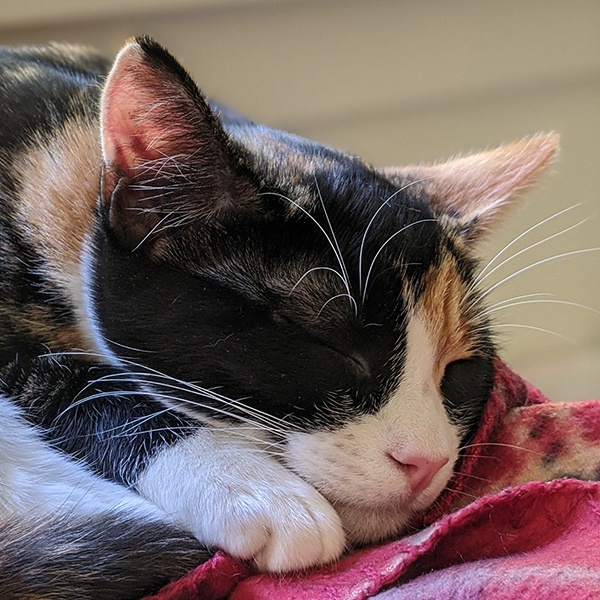
#> input picture data/beans.jpg, 600 x 600 px
$ jupyter execute --allow-errors day09_gradients.ipynb   (shell and % lines are left out)
#> lines starting #> are read from the running program, lines starting #| are printed output that depends on the picture
# Day 9: Gradients and Downsampling

##### Goals

- Get a feel for what sorts of operations can be accomplished with linear filtering
- Come up with good gradient operators (Sobel filters)
- Learn how to resize images

[cell 1]
# boilerplate setup

# Library imports
import math
import numpy as np
import matplotlib.pyplot as plt
import cv2

[cell 2]
# Sample image to practice with
def getbeans(width=None, sigma=0, imgfile="../data/beans.jpg"):
#> called with width = 80, sigma = 0.05, imgfile = '../data/beans.jpg'
    beans_bgr = cv2.imread(imgfile)
#> beans_bgr is the input picture: shape (600, 600, 3); mean B, G, R 95.1, 98.6, 115.9
    beans = cv2.cvtColor(beans_bgr, cv2.COLOR_BGR2GRAY)
    beans = beans.astype(np.float32) / 255.0
    if width is not None:
        height = int(beans.shape[0] * width / beans.shape[1])
#> height = 80
        beans = cv2.resize(beans, (width, height))
#> beans: shape (80, 80) float32
    if sigma > 0:
        beans = beans + np.random.randn(*beans.shape) * sigma
    return beans

beans = getbeans(width=80, sigma=0.05)
plt.imshow(beans, cmap='gray');

It's easy to filter an image in OpenCV with `cv.filter2D`. What can we do with filtering?

[cell 3]
# silly filters
f = np.array(
    [[0, 0, 0],
     [0, 0, 0],
     [0, 0, 0]]
)
# f = np.array(
#     [[0, 0, 0],
#      [0, 1, 0],
#      [0, 0, 0]]
# )
# f = np.ones((5, 5))
# f = np.array(
#     [[0, 0, 0],
#      [1, 0, 0],
#      [0, 0, 0]]
# )
# f = np.array([[0,0,0,0,0,0,0,0,1]])


beans_filtered = cv2.filter2D(src=beans, ddepth=-1, kernel=f, borderType=cv2.BORDER_CONSTANT)
#> beans_filtered: shape (80, 80) float64; every value is 0
beans_filtered = np.clip(beans_filtered, 0, 1)
fig, ax = plt.subplots(1, 2, figsize=(10, 5))
ax[0].imshow(beans, cmap='gray')
ax[0].set_title('Original Image')
ax[1].imshow(beans_filtered, cmap='gray')
ax[1].set_title('Filtered Image');
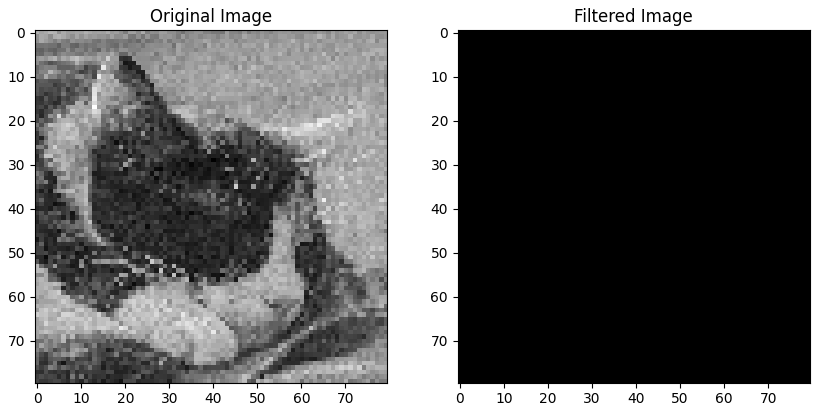
#> figure drawn by matplotlib, 2 panels

OpenCV lets you choose how to handle borders. The [documentation](https://opencv24-python-tutorials.readthedocs.io/en/latest/py_tutorials/py_core/py_basic_ops/py_basic_ops.html#making-borders-for-images-padding) is a bit hard to find.

[cell 4]
border_types = [cv2.BORDER_CONSTANT, cv2.BORDER_REPLICATE, cv2.BORDER_REFLECT]

# box averaging
f = np.ones((5, 5)) / 25.0
# f = np.array([[0,0,0,0,0,0,0,1]])

beans = getbeans(width=40)
fig, axarr = plt.subplots(1, len(border_types), figsize=(12, 4))
for i, border_type in enumerate(border_types):
    beans_filtered = cv2.filter2D(src=beans, ddepth=-1, kernel=f, borderType=border_type)
    beans_filtered = np.clip(beans_filtered, 0, 1)
    axarr[i].imshow(beans_filtered, cmap='gray')
plt.show()

### Useful filters: Gradients, blurs, sharpening

[cell 5]
# 2D Gaussian filter
gauss1d = cv2.getGaussianKernel(ksize=5, sigma=1)
gauss2d = gauss1d @ gauss1d.T  # outer product

beans = getbeans(width=20, sigma=0.02) # a little noise
beans_blurred = cv2.filter2D(src=beans, ddepth=-1, kernel=gauss2d, borderType=cv2.BORDER_REPLICATE)
# but this is more efficient:
# beans_blurred = cv2.GaussianBlur(src=beans, ksize=(5, 5), sigmaX=1, borderType=cv2.BORDER_REPLICATE)

Let's work towards edge detection. Let's write an *image derivative* kernel.

[cell 6]
# why doesn't it need to be square?
# (we still like odd-sized kernels though)
kernel = np.array([[0, 1, -1]])

# what about this?
# kernel = np.array([[1, 0, -1]])

beans = getbeans(width=80, sigma=0) # no noise
beans_filtered = cv2.filter2D(src=beans, ddepth=-1, kernel=kernel, borderType=cv2.BORDER_REPLICATE)
fig, axarr = plt.subplots(1, 2, figsize=(10, 5))
axarr[0].imshow(beans, cmap='gray')
axarr[0].set_title('Original Image')
axarr[1].imshow(beans_filtered, cmap='gray')
axarr[1].set_title('Filtered Image');

# That was an x-axis derivative.
# What about y derivatives?

Fun math fact: differentiating white noise doesn't work very well. See what happens with beans:

[cell 7]
kernel = np.array([[1, 0, -1]])

beans = getbeans(width=80, sigma=0.05) # moderate noise
beans_filtered = cv2.filter2D(src=beans, ddepth=-1, kernel=kernel, borderType=cv2.BORDER_REPLICATE)
fig, axarr = plt.subplots(1, 2, figsize=(10, 5))
axarr[0].imshow(beans, cmap='gray')
axarr[0].set_title('Original Image')
axarr[1].imshow(beans_filtered, cmap='gray')
axarr[1].set_title('Filtered Image');

Noise and edges look the same to our derivative filter.

Idea: blur a little first, and then take a derivative.

[cell 8]
blur_kernel = np.array(
    [[1, 2, 1],
     [2, 4, 2],
     [1, 2, 1]]
) / 16.0
dx_kernel = np.array([[1, 0, -1]])

beans = getbeans(width=80, sigma=0.05) # moderate noise
beans_blur = cv2.filter2D(src=beans, ddepth=-1, kernel=kernel, borderType=cv2.BORDER_REPLICATE)
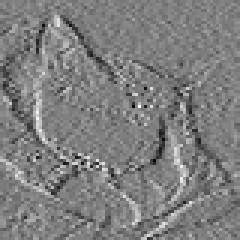
#> beans_blur: shape (80, 80) float64 (shown 3 times larger); min -0.799, max 0.795, mean -0.00657; drawn with min black and max white
beans_dx = cv2.filter2D(src=beans_blur, ddepth=-1, kernel=dx_kernel, borderType=cv2.BORDER_REPLICATE)
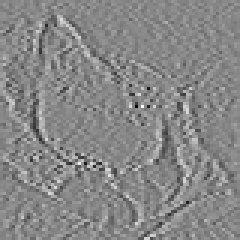
#> beans_dx: shape (80, 80) float64 (shown 3 times larger); min -1.59, max 1.4, mean 5.2e-05; drawn with min black and max white
fig, axarr = plt.subplots(1, 2, figsize=(10, 5))
axarr[0].imshow(beans, cmap='gray')
axarr[0].set_title('Original Image')
axarr[1].imshow(beans_filtered, cmap='gray')
axarr[1].set_title('Filtered Image');
#> in getbeans (call 7), `beans = beans + np.random.randn(*beans.shape) * sigma`:
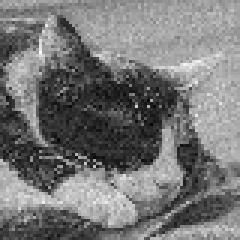
#> beans: shape (80, 80) float64 (shown 3 times larger); min -0.132, max 1.02, mean 0.405; drawn with min black and max white

[cell 9]
sobel_x = cv2.filter2D(blur_kernel, -1, dx_kernel, borderType=cv2.BORDER_CONSTANT)
print(sobel_x)

Often, the Sobel filters are written like this:

$$ \mathbf{S}_x = \begin{bmatrix} -1 & 0 & 1 \\ -2 & 0 & 2 \\ -1 & 0 & 1 \\ \end{bmatrix} \quad \mathrm{and} \quad \mathbf{S}_y = \begin{bmatrix} -1 & -2 & -1 \\ 0 & 0 & 0 \\ 1 & 2 & 1 \\ \end{bmatrix}$$

[cell 10]
# plot beans with both filters
def plot_sobels(img):
    sobel_x = np.array([[-1, 0, 1],
                        [-2, 0, 2],
                        [-1, 0, 1]])
    sobel_y = sobel_x.T

    # apply filters
    img_sobel_x = cv2.filter2D(src=img, ddepth=-1, kernel=sobel_x, borderType=cv2.BORDER_REPLICATE)
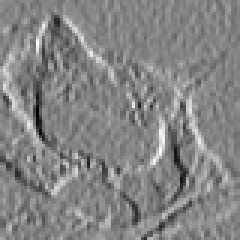
#> img_sobel_x: shape (80, 80) float64 (shown 3 times larger); min -2.51, max 2.37, mean 0.0246; drawn with min black and max white
    img_sobel_y = cv2.filter2D(src=img, ddepth=-1, kernel=sobel_y, borderType=cv2.BORDER_REPLICATE)
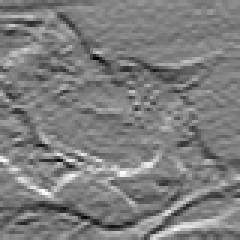
#> img_sobel_y: shape (80, 80) float64 (shown 3 times larger); min -2.45, max 2.47, mean -0.0189; drawn with min black and max white

    fig, axarr = plt.subplots(1, 3, figsize=(15, 5))
    axarr[0].imshow(img, cmap='gray')
    axarr[0].set_title('Original Image')
    axarr[1].imshow(img_sobel_x, cmap='gray')
    axarr[1].set_title('Sobel X')
    axarr[2].imshow(img_sobel_y, cmap='gray')
    axarr[2].set_title('Sobel Y');
    plt.show()

beans = getbeans(width=80, sigma=0.05) # moderate noise
plot_sobels(beans)

[cell 11]
# again, but with a brick wall
imgfile = "../data/bikesgray.jpg"
bricks = getbeans(width = 120, sigma=0, imgfile=imgfile)
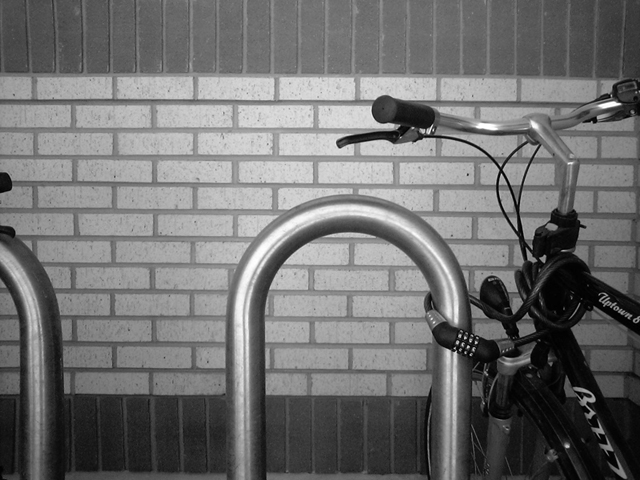
#> input picture data/bikesgray.jpg, 640 x 480 px
#> in getbeans, beans_bgr is the input picture: shape (480, 640, 3); min 0, max 255, mean 112.2
plot_sobels(bricks)
#> in plot_sobels (call 2), `img_sobel_x = cv2.filter2D(src=img, ddepth=-1, kernel=sobel_x, borderT..`:
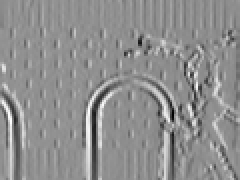
#> img_sobel_x: shape (90, 120) float32 (shown 2 times larger); min -2.92, max 2.26, mean -0.00955; drawn with min black and max white
#> in plot_sobels (call 2), `img_sobel_y = cv2.filter2D(src=img, ddepth=-1, kernel=sobel_y, borderT..`:
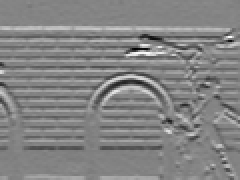
#> img_sobel_y: shape (90, 120) float32 (shown 2 times larger); min -3.03, max 2.8, mean -0.00953; drawn with min black and max white

What about edges that are oriented at a diagonal?

From calc 3: $$ \nabla f = \begin{bmatrix} \frac{\partial f}{\partial x} \\ \frac{\partial f}{\partial y} \\ \end{bmatrix} $$

and the directional derivative in direction $\mathbf{u}$ is $$\nabla f \cdot \mathbf{u} $$

That is, all of the directional information is already present in the $x$ and $y$ partial derivatives.

Clever idea: let's plot the **magnitude** of the gradient vector.

[cell 12]
def gradient_magnitude(img_x, img_y):
    img_mag = None # TODO: Write this!
    #
    #
    #
    #
    #
    #
    return img_mag

def plot_gradient(img):
    sobel_x = np.array([[-1, 0, 1],
                        [-2, 0, 2],
                        [-1, 0, 1]])
    sobel_y = sobel_x.T

    # apply filters
    img_x = cv2.filter2D(src=img, ddepth=-1, kernel=sobel_x, borderType=cv2.BORDER_REPLICATE)
    img_y = cv2.filter2D(src=img, ddepth=-1, kernel=sobel_y, borderType=cv2.BORDER_REPLICATE)
    img_mag = gradient_magnitude(img_x, img_y)

    fig, axarr = plt.subplots(2, 2, figsize=(15, 5))
    axarr[0,0].imshow(img, cmap='gray')
    axarr[0,0].set_title('Original Image')
    axarr[0,1].imshow(img_x, cmap='gray')
    axarr[0,1].set_title('Sobel X')
    axarr[1,0].imshow(img_y, cmap='gray')
    axarr[1,0].set_title('Sobel Y')
    axarr[1,1].imshow(img_mag, cmap='gray')
    axarr[1,1].set_title('Gradient Magnitude')
    plt.show()

imgfile = "../data/bikesgray.jpg"
bricks = getbeans(width = 120, sigma=0, imgfile=imgfile)
#> (the rest of this cell did not finish here and is left out)

# Last topic: Upsampling and Downsampling

How do we resize an image?

- Easy version (today): 2x bigger or smaller --> fast
- Hard version (later): arbitrary sizes --> slow

[cell 13]
# downsample image by 2x
beans = getbeans(width=60)
rows, cols = beans.shape
#> rows = 60; cols = 60
beans_small = beans[::2,::2] # slice with stride 2 in each direction

# here's the OpenCV way. Why does it look so different?
beans_small = cv2.pyrDown(beans, dstsize=(math.ceil(cols/2), math.ceil(rows/2)))

fig, axarr = plt.subplots(1, 2, figsize=(8, 5))
axarr[0].imshow(beans, cmap='gray')
axarr[0].set_title('Original Image')
axarr[1].imshow(beans_small, cmap='gray')
axarr[1].set_title('Downsampled Image')
plt.show()

Nyquist - Shannon theorem:

Downsampling a discrete signal reduces dimensionality. Low-frequency signals can be represented in the smaller image. Higher frequency signals can't be represented. When downsampling naively, all the information that should have been lost by downsampling gets scattered into lower frequencies. This is called "aliasing" and it's a type of data correction.

**Plan:** the right way to downsample:

1. blur out the high frequency info
1. downsample as before

[cell 14]
beans = getbeans(width=60)
beans_blurred = cv2.GaussianBlur(src=beans, ksize=(3, 3), sigmaX=1, borderType=cv2.BORDER_REPLICATE)
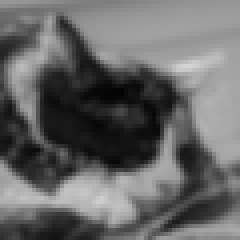
#> beans_blurred: shape (60, 60) float32 (shown 4 times larger); min 0.0132, max 0.833, mean 0.404
rows, cols = beans.shape
beans_small_bad = beans[::2,::2] # slice with stride 2 in each direction
beans_small_good = beans_blurred[::2,::2] # slice with stride 2 in each direction

fig, axarr = plt.subplots(1, 3, figsize=(8, 5))
axarr[0].imshow(beans, cmap='gray')
axarr[0].set_title('Original Image')
axarr[1].imshow(beans_small_bad, cmap='gray')
axarr[1].set_title('2x Down (Bad)')
axarr[2].imshow(beans_small_good, cmap='gray')
axarr[2].set_title('2x Down (Good)')
plt.show()
